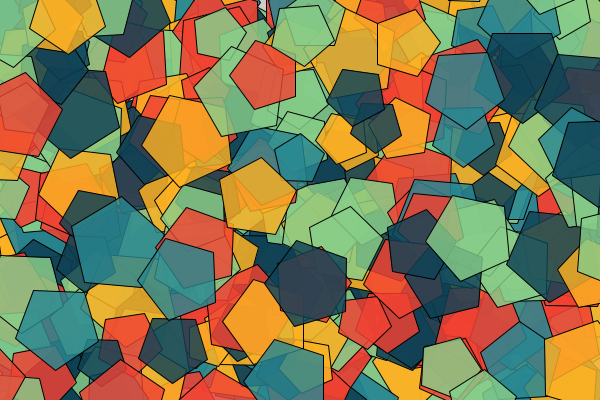
Frame 1 (no input)
Frame 60 (the mouse pressed at the canvas centre just before this capture): identical to frame 1, image omitted
Frame 120 (the mouse held since frame 60 and released just before this capture): identical to frame 1, image omitted

The Processing sketch that drew this single still picture (run headless with seeded random() and noise(); from frame 60 on, the mouse is pressed at the canvas centre):

// Processing sketch: processing_109796
// ── processing_109796.pde

color[] cols = {
  #0F4155, #288791, #87CD89, #F04132, #FCB123
};

void setup() {
  size(600, 400);
  int num = 500;
  int sides = 5;
  float radius;
  float alpha = 255;
  strokeWeight(1);

  for (int i = 0; i < num; i++) {
    alpha -= .1;
    //alpha = 100;
    float angle = random(TWO_PI);
    radius = random(30, 60);
    int r = int(random(0, 5));
    color col = cols[r];
    polygon(sides, radius, angle, alpha, col);
  }
}

void draw() {}

void mouseClicked() {
setup();
}


void polygon(int sideCount, float radius, float angle, float _alpha, color _col) {
  float theta = angle;
  float alpha = _alpha;
  float x = random(width);
  float y = random(height);
  color col = _col;
  fill(col,alpha);

  beginShape();
  for (int i=0; i<sideCount;i++) {
    x = x + cos(theta) * radius;
    y = y + sin(theta) * radius;
    vertex(x, y);
    theta += TWO_PI/sideCount;
  }
  endShape(CLOSE);
}
